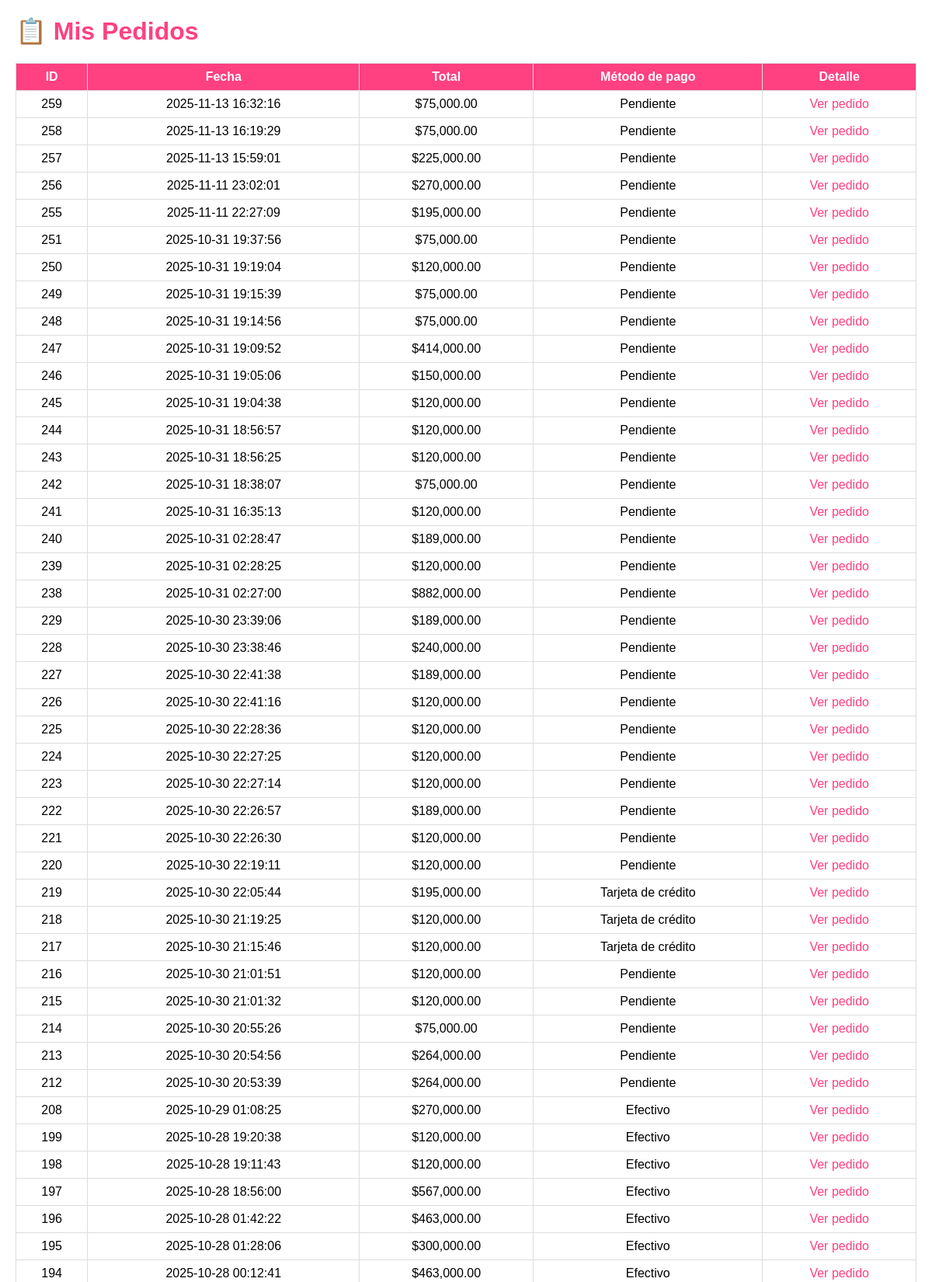
Page /mis_pedidos.php (signed in, upper part) on the committed database.
### tables this page shows
CREATE TABLE `pedidos` (
  `id` int(11) NOT NULL,
  `usuario_id` int(11) DEFAULT NULL,
  `fecha` timestamp NOT NULL DEFAULT current_timestamp(),
  `total` decimal(10,2) NOT NULL,
  `estado` enum('pendiente','procesando','completado','cancelado') DEFAULT 'pendiente',
  `cliente` varchar(255) NOT NULL,
  `email` varchar(255) NOT NULL,
  `direccion` varchar(255) DEFAULT NULL,
  `ciudad` varchar(100) NOT NULL,
  `metodo_pago` varchar(50) NOT NULL
);

### web/mis_pedidos.php (the view, shortened to what this page needs)
<?php
include("../backend/conexion.php");
$usuario_id = $_SESSION['usuario_id'] ?? null;
$sql = "SELECT * FROM pedidos WHERE usuario_id = ? ORDER BY fecha DESC";
$stmt = $conn->prepare($sql);
$stmt->bind_param("i", $usuario_id);
$stmt->execute();
$pedidos = $stmt->get_result();
?>
<!DOCTYPE html>
<html lang="es">
<head>
</head>
<body>
  <h1>📋 Mis Pedidos</h1>
  <table>
    <tr>
      <th>ID</th>
      <th>Fecha</th>
      <th>Total</th>
      <th>Método de pago</th>
      <th>Detalle</th>
    </tr>
    <?php while($row = $pedidos->fetch_assoc()): ?>
    <tr>
      <td><?= $row['id'] ?></td>
      <td><?= $row['fecha'] ?></td>
      <td>$<?= number_format($row['total'],2) ?></td>
      <td><?= htmlspecialchars($row['metodo_pago']) ?></td>
      <td>
        <a href="pedido_exitoso.php?pedido_id=<?= $row['id'] ?>">Ver pedido</a>
      </td>
    </tr>
    <?php endwhile; ?>
  </table>
</body>
</html>

### web/mis_pedidos.php (style rules this page uses)
body { font-family: Arial, sans-serif; margin:20px; }
h1 { color:#ff4081; }
table { width:100%; border-collapse: collapse; margin-top:20px; }
th, td { border:1px solid #ddd; padding:8px; text-align:center; }
th { background:#ff4081; color:white; }
a { color:#ff4081; text-decoration:none; }

### rows in the picture
pedidos: id "259", fecha "2025-11-13 16:32:16", total "75,000.00", metodo_pago "Pendiente"
pedidos: id "258", fecha "2025-11-13 16:19:29", total "75,000.00", metodo_pago "Pendiente"
pedidos: id "257", fecha "2025-11-13 15:59:01", total "225,000.00", metodo_pago "Pendiente"
pedidos: id "256", fecha "2025-11-11 23:02:01", total "270,000.00", metodo_pago "Pendiente"
pedidos: id "255", fecha "2025-11-11 22:27:09", total "195,000.00", metodo_pago "Pendiente"
pedidos: id "251", fecha "2025-10-31 19:37:56", total "75,000.00", metodo_pago "Pendiente"
pedidos: id "250", fecha "2025-10-31 19:19:04", total "120,000.00", metodo_pago "Pendiente"
pedidos: id "249", fecha "2025-10-31 19:15:39", total "75,000.00", metodo_pago "Pendiente"
pedidos: id "248", fecha "2025-10-31 19:14:56", total "75,000.00", metodo_pago "Pendiente"
pedidos: id "247", fecha "2025-10-31 19:09:52", total "414,000.00", metodo_pago "Pendiente"
pedidos: id "246", fecha "2025-10-31 19:05:06", total "150,000.00", metodo_pago "Pendiente"
pedidos: id "245", fecha "2025-10-31 19:04:38", total "120,000.00", metodo_pago "Pendiente"
pedidos: id "244", fecha "2025-10-31 18:56:57", total "120,000.00", metodo_pago "Pendiente"
pedidos: id "243", fecha "2025-10-31 18:56:25", total "120,000.00", metodo_pago "Pendiente"
pedidos: id "242", fecha "2025-10-31 18:38:07", total "75,000.00", metodo_pago "Pendiente"
pedidos: id "241", fecha "2025-10-31 16:35:13", total "120,000.00", metodo_pago "Pendiente"
pedidos: id "240", fecha "2025-10-31 02:28:47", total "189,000.00", metodo_pago "Pendiente"
pedidos: id "239", fecha "2025-10-31 02:28:25", total "120,000.00", metodo_pago "Pendiente"
pedidos: id "238", fecha "2025-10-31 02:27:00", total "882,000.00", metodo_pago "Pendiente"
pedidos: id "229", fecha "2025-10-30 23:39:06", total "189,000.00", metodo_pago "Pendiente"
pedidos: id "228", fecha "2025-10-30 23:38:46", total "240,000.00", metodo_pago "Pendiente"
pedidos: id "227", fecha "2025-10-30 22:41:38", total "189,000.00", metodo_pago "Pendiente"
pedidos: id "226", fecha "2025-10-30 22:41:16", total "120,000.00", metodo_pago "Pendiente"
pedidos: id "225", fecha "2025-10-30 22:28:36", total "120,000.00", metodo_pago "Pendiente"
pedidos: id "224", fecha "2025-10-30 22:27:25", total "120,000.00", metodo_pago "Pendiente"
pedidos: id "223", fecha "2025-10-30 22:27:14", total "120,000.00", metodo_pago "Pendiente"
pedidos: id "222", fecha "2025-10-30 22:26:57", total "189,000.00", metodo_pago "Pendiente"
pedidos: id "221", fecha "2025-10-30 22:26:30", total "120,000.00", metodo_pago "Pendiente"
pedidos: id "220", fecha "2025-10-30 22:19:11", total "120,000.00", metodo_pago "Pendiente"
pedidos: id "219", fecha "2025-10-30 22:05:44", total "195,000.00", metodo_pago "Tarjeta de crédito"
pedidos: id "218", fecha "2025-10-30 21:19:25", total "120,000.00", metodo_pago "Tarjeta de crédito"
pedidos: id "217", fecha "2025-10-30 21:15:46", total "120,000.00", metodo_pago "Tarjeta de crédito"
pedidos: id "216", fecha "2025-10-30 21:01:51", total "120,000.00", metodo_pago "Pendiente"
pedidos: id "215", fecha "2025-10-30 21:01:32", total "120,000.00", metodo_pago "Pendiente"
pedidos: id "214", fecha "2025-10-30 20:55:26", total "75,000.00", metodo_pago "Pendiente"
pedidos: id "213", fecha "2025-10-30 20:54:56", total "264,000.00", metodo_pago "Pendiente"
pedidos: id "212", fecha "2025-10-30 20:53:39", total "264,000.00", metodo_pago "Pendiente"
pedidos: id "208", fecha "2025-10-29 01:08:25", total "270,000.00", metodo_pago "Efectivo"
pedidos: id "199", fecha "2025-10-28 19:20:38", total "120,000.00", metodo_pago "Efectivo"
pedidos: id "198", fecha "2025-10-28 19:11:43", total "120,000.00", metodo_pago "Efectivo"
pedidos: id "197", fecha "2025-10-28 18:56:00", total "567,000.00", metodo_pago "Efectivo"
pedidos: id "196", fecha "2025-10-28 01:42:22", total "463,000.00", metodo_pago "Efectivo"
pedidos: id "195", fecha "2025-10-28 01:28:06", total "300,000.00", metodo_pago "Efectivo"
pedidos: id "194", fecha "2025-10-28 00:12:41", total "463,000.00", metodo_pago "Efectivo"
